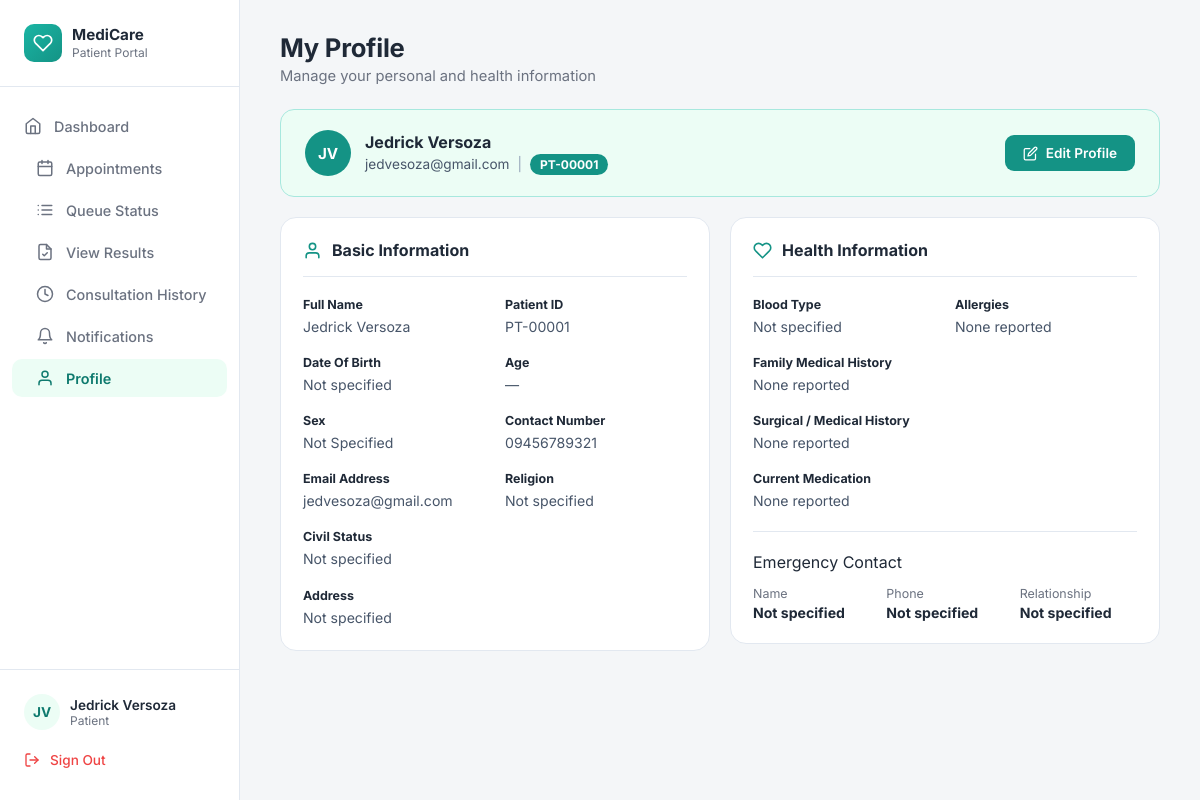
Screenshot of /patient/patient_profile.php (signed in) with the database file from the repository.
### tables this page shows
CREATE TABLE IF NOT EXISTS `patients` (
  `PatientID` int NOT NULL AUTO_INCREMENT,
  `UserID` int NOT NULL,
  `CivilStatus` varchar(50) DEFAULT NULL,
  `Religion` varchar(50) DEFAULT NULL,
  `IsPWD` tinyint(1) NOT NULL DEFAULT '0',
  `DisabilityType` varchar(100) DEFAULT NULL,
  `BloodType` varchar(5) DEFAULT NULL,
  `Allergies` text,
  `PastMedicalCondition` text,
  `CurrentMedication` text,
  `FamilyMedicalHistory` text,
  `EmergencyContactName` varchar(100) DEFAULT NULL,
  `EmergencyContactNo` varchar(20) DEFAULT NULL,
  `EmergencyRelation` varchar(50) DEFAULT NULL,
  `CreatedAt` datetime NOT NULL DEFAULT CURRENT_TIMESTAMP,
  `UpdatedAt` datetime NOT NULL DEFAULT CURRENT_TIMESTAMP ON UPDATE CURRENT_TIMESTAMP,
  PRIMARY KEY (`PatientID`),
  KEY `FK_Patients_Users` (`UserID`)
);

CREATE TABLE IF NOT EXISTS `users` (
  `UserID` int NOT NULL AUTO_INCREMENT,
  `RoleID` int NOT NULL,
  `FirstName` varchar(100) NOT NULL,
  `MiddleName` varchar(100) DEFAULT NULL,
  `LastName` varchar(100) NOT NULL,
  `Email` varchar(191) NOT NULL,
  `Password` varchar(255) NOT NULL,
  `Sex` varchar(13) NOT NULL,
  `DateOfBirth` date DEFAULT NULL,
  `ContactNumber` varchar(20) DEFAULT NULL,
  `Address` text,
  `Status` varchar(50) NOT NULL DEFAULT 'Active',
  `CreatedAt` datetime NOT NULL DEFAULT CURRENT_TIMESTAMP,
  `FailedAttempts` int DEFAULT '0',
  `LockUntil` datetime DEFAULT NULL,
  `ResetToken` varchar(255) DEFAULT NULL,
  `TokenExpiry` datetime DEFAULT NULL,
  `ProfilePhoto` varchar(255) DEFAULT NULL,
  `LastLogin` datetime DEFAULT NULL,
  PRIMARY KEY (`UserID`),
  UNIQUE KEY `Email` (`Email`),
  KEY `FK_Users_Roles` (`RoleID`)
);

### patient/patient_profile.php (the view, shortened to what this page needs)
<?php
require_once __DIR__ . '/../includes/db.php';
$userID = $_SESSION['UserID'];
$sql = "SELECT
            u.UserID, u.FirstName, u.MiddleName, u.LastName, u.Email, u.Sex,
            u.DateOfBirth, u.ContactNumber, u.Address, u.ProfilePhoto,
            p.PatientID, p.CivilStatus, p.Religion, p.IsPWD, p.DisabilityType,
            p.BloodType, p.Allergies, p.PastMedicalCondition, p.CurrentMedication,
            p.FamilyMedicalHistory, p.EmergencyContactName, p.EmergencyContactNo,
            p.EmergencyRelation
        FROM patients p
        INNER JOIN users u ON p.UserID = u.UserID
        WHERE p.UserID = ?
        LIMIT 1";
$stmt = $conn->prepare($sql);
$stmt->bind_param("i", $userID);
$stmt->execute();
$result = $stmt->get_result();
$patient = $result->fetch_assoc();
$fullName = trim($patient['FirstName'] . ' '
    . ($patient['MiddleName'] ? $patient['MiddleName'] . ' ' : '')
    . $patient['LastName']);
$initials = strtoupper(substr($patient['FirstName'], 0, 1) . substr($patient['LastName'], 0, 1));
$patientIdFormatted = 'PT-' . str_pad($patient['PatientID'], 5, '0', STR_PAD_LEFT);
$age = '—';
$dobFormatted = !empty($patient['DateOfBirth'])
    ? (new DateTime($patient['DateOfBirth']))->format('Y-m-d')
    : 'Not specified';
function field($value, $fallback = 'Not specified') {
    $value = trim((string) $value);
    return $value !== '' ? htmlspecialchars($value) : $fallback;
}
$allergyTags = [];
$familyHistoryLines = [];
$pastConditionLines = [];
$medicationLines = [];
?>
<!DOCTYPE html>
<html lang="en">
<head>
<link rel="stylesheet" href="../assets/css/patient/patient_dashboard.css">
</head>
<body>
<div class="app">
  <aside class="sidebar">
    <div class="sidebar-brand">
      <div class="brand-icon">
        <svg viewBox="0 0 24 24" fill="none" stroke="currentColor" stroke-width="2" stroke-linecap="round" stroke-linejoin="round"><path d="M20.84 4.61a5.5 5.5 0 0 0-7.78 0L12 5.67l-1.06-1.06a5.5 5.5 0 0 0-7.78 7.78l1.06 1.06L12 21.23l7.78-7.78 1.06-1.06a5.5 5.5 0 0 0 0-7.78z"/></svg>
      </div>
      <div class="brand-text">
        <div class="brand-title">MediCare</div>
        <div class="brand-sub">Patient Portal</div>
      </div>
    </div>
    <ul class="nav-list">
      <li class="nav-item">
        <a href="patient_dashboard.php" style="text-decoration:none;color:inherit;display:flex;align-items:center;gap:12px;">
        <svg viewBox="0 0 24 24" fill="none" stroke="currentColor" stroke-width="2" stroke-linecap="round" stroke-linejoin="round"><path d="M3 9l9-7 9 7v11a2 2 0 0 1-2 2H5a2 2 0 0 1-2-2z"/><path d="M9 22V12h6v10"/></svg>
        Dashboard
      </li>
      <li class="nav-item">
        <a href="patient_appointment.php" style="text-decoration:none;color:inherit;display:flex;align-items:center;gap:12px;">
        <svg viewBox="0 0 24 24" fill="none" stroke="currentColor" stroke-width="2" stroke-linecap="round" stroke-linejoin="round"><rect x="3" y="4" width="18" height="18" rx="2"/><path d="M16 2v4M8 2v4M3 10h18"/></svg>
        Appointments
      </li>
      <li class="nav-item">
        <a href="queue_status.php" style="text-decoration:none;color:inherit;display:flex;align-items:center;gap:12px;">
        <svg viewBox="0 0 24 24" fill="none" stroke="currentColor" stroke-width="2" stroke-linecap="round" stroke-linejoin="round"><path d="M8 6h13M8 12h13M8 18h13M3 6h.01M3 12h.01M3 18h.01"/></svg>
        Queue Status
      </li>
      <li class="nav-item">
        <a href="view_results.php" style="text-decoration:none;color:inherit;display:flex;align-items:center;gap:12px;">
        <svg viewBox="0 0 24 24" fill="none" stroke="currentColor" stroke-width="2" stroke-linecap="round" stroke-linejoin="round"><path d="M14 2H6a2 2 0 0 0-2 2v16a2 2 0 0 0 2 2h12a2 2 0 0 0 2-2V8z"/><path d="M14 2v6h6"/><path d="M9 15l2 2 4-4"/></svg>
        View Results
      </li>
      <li class="nav-item">
        <a href="consultation_history.php" style="text-decoration:none;color:inherit;display:flex;align-items:center;gap:12px;">
        <svg viewBox="0 0 24 24" fill="none" stroke="currentColor" stroke-width="2" stroke-linecap="round" stroke-linejoin="round"><circle cx="12" cy="12" r="10"/><polyline points="12 6 12 12 16 14"/></svg>
        Consultation History
      </li>
      <li class="nav-item">
        <a href="notifications.php" style="text-decoration:none;color:inherit;display:flex;align-items:center;gap:12px;">
        <svg viewBox="0 0 24 24" fill="none" stroke="currentColor" stroke-width="2" stroke-linecap="round" stroke-linejoin="round"><path d="M18 8A6 6 0 0 0 6 8c0 7-3 9-3 9h18s-3-2-3-9"/><path d="M13.73 21a2 2 0 0 1-3.46 0"/></svg>
        Notifications
      </li>
      <li class="nav-item active">
        <a href="patient_profile.php" style="text-decoration:none;color:inherit;display:flex;align-items:center;gap:12px;">
        <svg viewBox="0 0 24 24" fill="none" stroke="currentColor" stroke-width="2" stroke-linecap="round" stroke-linejoin="round"><path d="M20 21v-2a4 4 0 0 0-4-4H8a4 4 0 0 0-4 4v2"/><circle cx="12" cy="7" r="4"/></svg>
        Profile
      </li>
    </ul>
    <div class="sidebar-footer">
      <div class="sidebar-user">
        <?php if (!empty($patient['ProfilePhoto'])): ?>
        <div class="user-avatar"><img src="../<?php echo htmlspecialchars($patient['ProfilePhoto']); ?>" alt="Photo" style="width:100%;height:100%;border-radius:50%;object-fit:cover;"></div>
        <?php else: ?>
        <div class="user-avatar"><?php echo $initials; ?></div>
        <?php endif; ?>
        <div>
          <div class="user-name"><?php echo field($fullName); ?></div>
          <div class="user-role">Patient</div>
        </div>
      </div>
      <a class="sign-out" href="../auth/logout.php" onclick="return confirm('Are you sure you want to sign out?');">
        <svg viewBox="0 0 24 24" fill="none" stroke="currentColor" stroke-width="2" stroke-linecap="round" stroke-linejoin="round"><path d="M9 21H5a2 2 0 0 1-2-2V5a2 2 0 0 1 2-2h4"/><polyline points="16 17 21 12 16 7"/><line x1="21" y1="12" x2="9" y2="12"/></svg>
        Sign Out
      </a>
    </div>
  </aside>
  <main class="main">
    <div class="page-header">
      <h1>My Profile</h1>
      <p>Manage your personal and health information</p>
    </div>
    <div class="profile-banner">
      <div class="profile-banner-info">
        <div class="avatar-upload-wrapper" id="avatarWrapper">
          <?php if (!empty($patient['ProfilePhoto'])): ?>
          <img class="profile-avatar profile-avatar-photo" id="avatarDisplay" src="../<?php echo htmlspecialchars($patient['ProfilePhoto']); ?>" alt="Profile Photo">
          <?php else: ?>
          <div class="profile-avatar" id="avatarDisplay"><?php echo $initials; ?></div>
          <?php endif; ?>
        </div>
        <div>
          <div class="profile-banner-name"><?php echo field($fullName); ?></div>
          <div class="profile-banner-meta">
            <?php echo field($patient['Email']); ?>
            <span class="sep">|</span>
            <span class="id-pill"><?php echo $patientIdFormatted; ?></span>
          </div>
        </div>
      </div>
      <button class="btn-edit-profile" type="button" onclick="openEditModal()">
        <svg viewBox="0 0 24 24" fill="none" stroke="currentColor" stroke-width="2" stroke-linecap="round" stroke-linejoin="round"><path d="M11 4H4a2 2 0 0 0-2 2v14a2 2 0 0 0 2 2h14a2 2 0 0 0 2-2v-7"/><path d="M18.5 2.5a2.12 2.12 0 0 1 3 3L12 15l-4 1 1-4z"/></svg>
        Edit Profile
      </button>
    </div>
    <div class="profile-grid">
      <div class="panel">
        <div class="profile-panel-title">
          <svg viewBox="0 0 24 24" fill="none" stroke="currentColor" stroke-width="2" stroke-linecap="round" stroke-linejoin="round"><path d="M20 21v-2a4 4 0 0 0-4-4H8a4 4 0 0 0-4 4v2"/><circle cx="12" cy="7" r="4"/></svg>
          <h2>Basic Information</h2>
        </div>
        <div class="info-fields">
          <div class="info-field">
            <div class="label">Full Name</div>
            <div class="value"><?php echo field($fullName); ?></div>
          </div>
          <div class="info-field">
            <div class="label">Patient ID</div>
            <div class="value"><?php echo $patientIdFormatted; ?></div>
          </div>
          <div class="info-field">
            <div class="label">Date Of Birth</div>
            <div class="value"><?php echo field($dobFormatted); ?></div>
          </div>
          <div class="info-field">
            <div class="label">Age</div>
            <div class="value"><?php echo field($age); ?></div>
          </div>
          <div class="info-field">
            <div class="label">Sex</div>
            <div class="value"><?php echo field($patient['Sex']); ?></div>
          </div>
          <div class="info-field">
            <div class="label">Contact Number</div>
            <div class="value"><?php echo field($patient['ContactNumber']); ?></div>
          </div>
          <div class="info-field">
            <div class="label">Email Address</div>
            <div class="value"><?php echo field($patient['Email']); ?></div>
          </div>
          <div class="info-field">
            <div class="label">Religion</div>
            <div class="value"><?php echo field($patient['Religion']); ?></div>
          </div>
          <div class="info-field">
            <div class="label">Civil Status</div>
            <div class="value"><?php echo field($patient['CivilStatus']); ?></div>
          </div>
          <div class="info-field" style="grid-column: 1 / -1;">
            <div class="label">Address</div>
            <div class="value"><?php echo field($patient['Address']); ?></div>
          </div>
        </div>
      </div>
      <div class="panel">
        <div class="profile-panel-title">
<svg viewBox="0 0 24 24" fill="none" stroke="currentColor" stroke-width="2" stroke-linecap="round" stroke-linejoin="round"><path d="M20.84 4.61a5.5 5.5 0 0 0-7.78 0L12 5.67l-1.06-1.06a5.5 5.5 0 0 0-7.78 7.78l1.06 1.06L12 21.23l7.78-7.78 1.06-1.06a5.5 5.5 0 0 0 0-7.78z"/></svg>
          <h2>Health Information</h2>
        </div>
        <div class="info-fields">
          <div class="info-field">
            <div class="label">Blood Type</div>
            <div class="value"><?php echo field($patient['BloodType']); ?></div>
          </div>
          <div class="info-field">
            <div class="label">Allergies</div>
            <?php if (!empty($allergyTags)): ?>
            <div class="tag-group">
              <?php foreach ($allergyTags as $tag): ?>
              <span class="tag"><?php echo htmlspecialchars($tag); ?></span>
              <?php endforeach; ?>
            </div>
            <?php else: ?>
            <div class="value">None reported</div>
            <?php endif; ?>
          </div>
          <div class="info-field" style="grid-column: 1 / -1;">
            <div class="label">Family Medical History</div>
            <?php if (!empty($familyHistoryLines)): ?>
            <ul class="list-field">
              <?php foreach ($familyHistoryLines as $line): ?>
              <li><?php echo htmlspecialchars($line); ?></li>
              <?php endforeach; ?>
            </ul>
            <?php else: ?>
            <div class="value">None reported</div>
            <?php endif; ?>
          </div>
          <div class="info-field" style="grid-column: 1 / -1;">
            <div class="label">Surgical / Medical History</div>
            <?php if (!empty($pastConditionLines)): ?>
            <ul class="list-field">
              <?php foreach ($pastConditionLines as $line): ?>
              <li><?php echo htmlspecialchars($line); ?></li>
              <?php endforeach; ?>
            </ul>
            <?php else: ?>
            <div class="value">None reported</div>
            <?php endif; ?>
          </div>
          <div class="info-field" style="grid-column: 1 / -1;">
            <div class="label">Current Medication</div>
            <?php if (!empty($medicationLines)): ?>
              <?php foreach ($medicationLines as $line): ?>
              <div class="med-chip">
                <svg viewBox="0 0 24 24" fill="none" stroke="currentColor" stroke-width="2" stroke-linecap="round" stroke-linejoin="round"><circle cx="12" cy="12" r="10"/><path d="M12 6v6l4 2"/></svg>
                <?php echo htmlspecialchars($line); ?>
              </div>
              <?php endforeach; ?>
            <?php else: ?>
            <div class="value">None reported</div>
            <?php endif; ?>
          </div>
        </div>
        <hr class="section-divider">
        <div class="label" style="margin-bottom: 14px;">Emergency Contact</div>
        <div class="emergency-contact-grid">
          <div>
            <div class="label">Name</div>
            <div class="value"><?php echo field($patient['EmergencyContactName']); ?></div>
          </div>
          <div>
            <div class="label">Phone</div>
            <div class="value"><?php echo field($patient['EmergencyContactNo']); ?></div>
          </div>
          <div>
            <div class="label">Relationship</div>
            <div class="value"><?php echo field($patient['EmergencyRelation']); ?></div>
          </div>
        </div>
      </div>
    </div>
  </main>
</div>
</body>
</html>

### rows the page displays
patients: UserID.LastName "JV", UserID.LastName "Jedrick Versoza", UserID.Email "jedvesoza@gmail.com", PatientID "PT-00001", UserID.DateOfBirth "Not specified", UserID.Sex "Not Specified", UserID.ContactNumber "09456789321", Religion "Not specified", CivilStatus "Not specified", UserID.Address "Not specified", BloodType "Not specified", EmergencyContactName "Not specified", EmergencyContactNo "Not specified", EmergencyRelation "Not specified"

### other values shown
field($age) "—"
